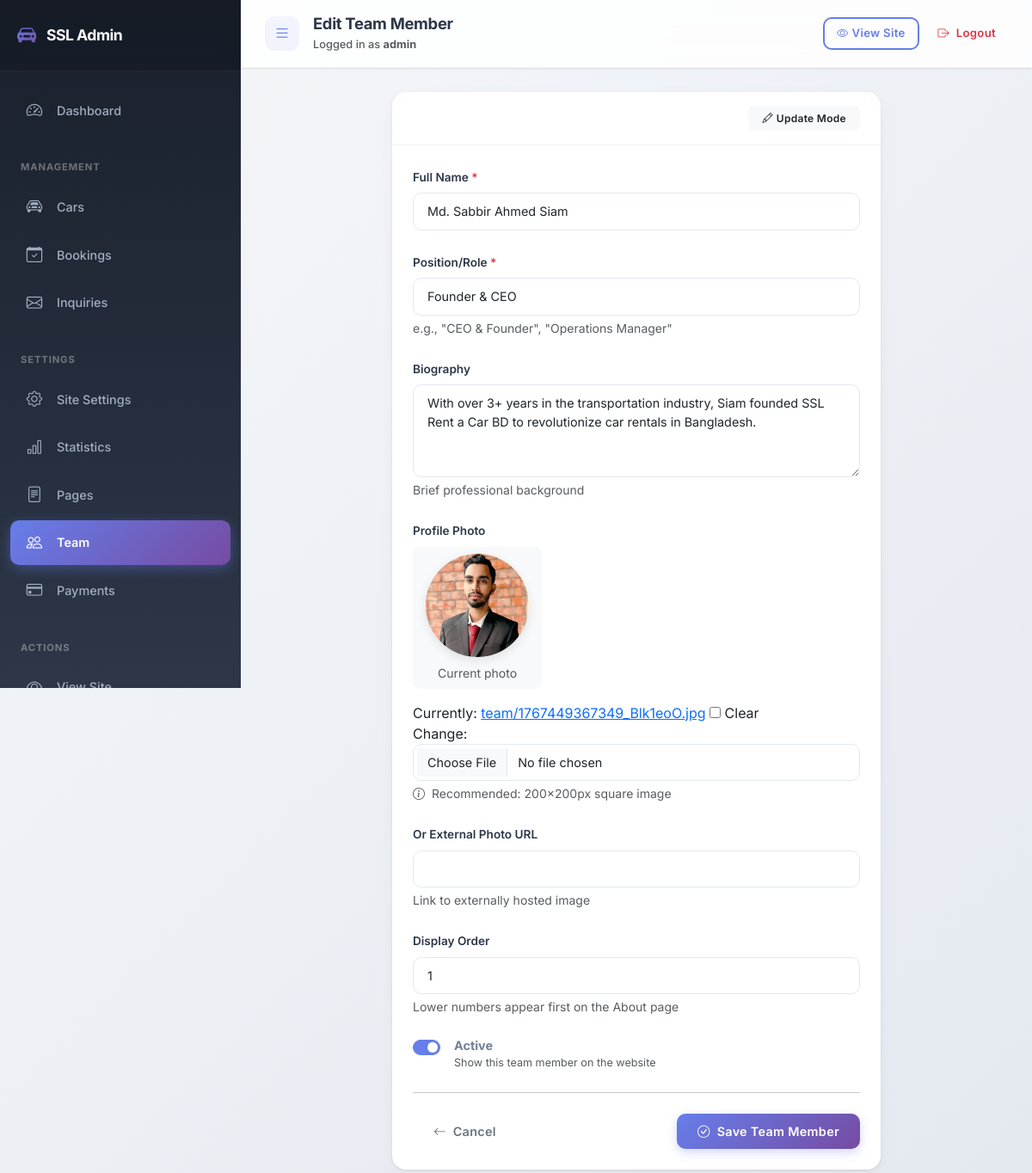
The app's page /dashboard/team/1/edit/ (signed in) with its own data.
### pages/models.py (models this page shows, shortened)
class TeamMember(models.Model):
    name = models.CharField(max_length=100)
    position = models.CharField(max_length=100)
    bio = models.TextField(blank=True)
    image = models.ImageField(upload_to='team/', blank=True, null=True)
    image_url = models.URLField(blank=True, null=True)
    order = models.PositiveIntegerField(default=0)
    is_active = models.BooleanField(default=True)
    class Meta:
        ordering = ['order']
        verbose_name = 'Team Member'
        verbose_name_plural = 'Team Members'

### admin_panel/views.py (the view)
# urls.py: path('team/<int:member_id>/edit/', views.team_member_edit, name='team_edit'),
@login_required
def team_member_edit(request, member_id):
    member = get_object_or_404(TeamMember, id=member_id)
    if request.method == 'POST':
        form = TeamMemberForm(request.POST, request.FILES, instance=member)
        if form.is_valid():
            form.save()
            messages.success(request, 'Team member updated successfully.')
            return redirect('admin_panel:team_list')
    else:
        form = TeamMemberForm(instance=member)
    context = {
        'form': form,
        'member': member,
        'title': 'Edit Team Member',
        'action': 'Update',
    }
    return render(request, 'admin_panel/team/form.html', context)

### admin_panel/forms.py
class TeamMemberForm(forms.ModelForm):
    class Meta:
        model = TeamMember
        fields = '__all__'
        widgets = {
            'name': forms.TextInput(attrs={'class': 'form-control'}),
            'position': forms.TextInput(attrs={'class': 'form-control'}),
            'bio': forms.Textarea(attrs={'class': 'form-control', 'rows': 4}),
            'image': forms.ClearableFileInput(attrs={'class': 'form-control'}),
            'image_url': forms.URLInput(attrs={'class': 'form-control'}),
            'order': forms.NumberInput(attrs={'class': 'form-control'}),
            'is_active': forms.CheckboxInput(attrs={'class': 'form-check-input'}),
        }

### pages/context_processors.py (called while the page is built)
def site_settings(request):
    settings = SiteSetting.objects.first()
    statistics = Statistic.objects.filter(is_active=True).order_by('order')
    payment_methods = PaymentMethod.objects.filter(is_active=True).order_by('order')
    return {
        'site_settings': settings,
        'site_statistics': statistics,
        'payment_methods': payment_methods,
    }

### admin_panel/templates/admin_panel/team/form.html (shortened to what this page needs)
{% extends 'admin_panel/base.html' %}
{% load static %}
{% block content %}
<div class="row g-4">
    <div class="col-lg-8 mx-auto">
        <div class="card border-0 shadow-sm">
            <div class="card-header bg-gradient text-white py-3" style="background: linear-gradient(135deg, #13B497 0%, #15D38D 100%);">
                <div class="d-flex justify-content-between align-items-center">
                    <h5 class="mb-0 fw-bold">
                        <i class="bi bi-person-plus me-2"></i>{{ action }} Team Member
                    </h5>
                    <span class="badge bg-light text-dark px-3 py-2">
                        <i class="bi bi-pencil me-1"></i>{{ action }} Mode
                    </span>
                </div>
            </div>
            <div class="card-body p-4">
                <form method="post" enctype="multipart/form-data" novalidate>
                    <div class="mb-4">
                        <label for="id_name" class="form-label fw-semibold">Full Name <span class="text-danger">*</span></label>
                        {{ form.name }}
                    </div>
                    <div class="mb-4">
                        <label for="id_position" class="form-label fw-semibold">Position/Role <span class="text-danger">*</span></label>
                        {{ form.position }}
                        <small class="text-muted d-block mt-1">e.g., "CEO & Founder", "Operations Manager"</small>
                    </div>
                    <div class="mb-4">
                        <label for="id_bio" class="form-label fw-semibold">Biography</label>
                        {{ form.bio }}
                        <small class="text-muted d-block mt-1">Brief professional background</small>
                    </div>
                    <div class="mb-4">
                        <label class="form-label fw-semibold">Profile Photo</label>
                        {% if member and member.image %}
                            <div class="mb-3 p-2 bg-light rounded-3 text-center" style="max-width: 150px;">
                                <img src="{{ member.image.url }}" alt="{{ member.name }}" class="img-fluid rounded-circle" style="width: 120px; height: 120px; object-fit: cover; box-shadow: 0 4px 12px rgba(0,0,0,0.1);">
                                <p class="small text-muted mt-2 mb-0">Current photo</p>
                            </div>
                        {% endif %}
                        {{ form.image }}
                        <small class="text-muted d-block mt-1">
                            <i class="bi bi-info-circle me-1"></i> Recommended: 200x200px square image
                        </small>
                    </div>
                    <div class="mb-4">
                        <label for="id_image_url" class="form-label fw-semibold">Or External Photo URL</label>
                        {{ form.image_url }}
                        <small class="text-muted d-block mt-1">Link to externally hosted image</small>
                    </div>
                    <div class="mb-4">
                        <label for="id_order" class="form-label fw-semibold">Display Order</label>
                        {{ form.order }}
                        <small class="text-muted d-block mt-1">Lower numbers appear first on the About page</small>
                    </div>
                    <div class="mb-4">
                        <div class="form-check form-switch">
                            {{ form.is_active }}
                            <label class="form-check-label ms-2" for="id_is_active">
                                <strong>Active</strong>
                                <small class="d-block text-muted">Show this team member on the website</small>
                            </label>
                        </div>
                    </div>
                    <hr class="my-4">
                    <div class="d-flex justify-content-between">
                        <a href="{% url 'admin_panel:team_list' %}" class="btn btn-outline-secondary px-4">
                            <i class="bi bi-arrow-left me-2"></i>Cancel
                        </a>
                        <button type="submit" class="btn btn-primary px-4">
                            <i class="bi bi-check-circle me-2"></i>Save Team Member
                        </button>
                    </div>
                </form>
            </div>
        </div>
    </div>
</div>
{% endblock %}

### admin_panel/templates/admin_panel/base.html (shortened to what this page needs)
{% load static custom_filters %}
<!DOCTYPE html>
<html lang="en">
<head>
    <link href="https://cdn.jsdelivr.net/npm/bootstrap@5.3.2/dist/css/bootstrap.min.css" rel="stylesheet">
    <link href="https://cdn.jsdelivr.net/npm/bootstrap-icons@1.11.1/font/bootstrap-icons.css" rel="stylesheet">
    <link rel="stylesheet" href="{% static 'css/admin.css' %}">
</head>
<body>
    <div class="admin-wrapper">
        <nav id="sidebar" class="sidebar">
            <div class="sidebar-header">
                <a href="{% url 'pages:home' %}" class="navbar-brand" target="_blank" title="View Website">
                    <i class="bi bi-car-front-fill"></i>
                    <span>SSL Admin</span>
                </a>
            </div>
            <ul class="sidebar-nav">
                <li class="sidebar-item">
                    <a href="{% url 'admin_panel:dashboard' %}" class="sidebar-link {% if request.resolver_match.url_name == 'dashboard' %}active{% endif %}" data-bs-toggle="tooltip" title="Dashboard">
                        <i class="bi bi-speedometer2"></i>
                        <span>Dashboard</span>
                    </a>
                </li>
                <li class="sidebar-heading">Management</li>
                <li class="sidebar-item">
                    <a href="{% url 'admin_panel:car_list' %}" class="sidebar-link {% if 'car' in request.resolver_match.url_name %}active{% endif %}" data-bs-toggle="tooltip" title="Manage Cars">
                        <i class="bi bi-car-front"></i>
                        <span>Cars</span>
                    </a>
                </li>
                <li class="sidebar-item">
                    <a href="{% url 'admin_panel:booking_list' %}" class="sidebar-link {% if 'booking' in request.resolver_match.url_name %}active{% endif %}" data-bs-toggle="tooltip" title="Bookings">
                        <i class="bi bi-calendar-check"></i>
                        <span>Bookings</span>
                    </a>
                </li>
                <li class="sidebar-item">
                    <a href="{% url 'admin_panel:inquiry_list' %}" class="sidebar-link {% if 'inquiry' in request.resolver_match.url_name %}active{% endif %}" data-bs-toggle="tooltip" title="Contact Inquiries">
                        <i class="bi bi-envelope"></i>
                        <span>Inquiries</span>
                    </a>
                </li>
                <li class="sidebar-heading">Settings</li>
                <li class="sidebar-item">
                    <a href="{% url 'admin_panel:site_settings' %}" class="sidebar-link {% if request.resolver_match.url_name == 'site_settings' %}active{% endif %}" data-bs-toggle="tooltip" title="Site Configuration">
                        <i class="bi bi-gear"></i>
                        <span>Site Settings</span>
                    </a>
                </li>
                <li class="sidebar-item">
                    <a href="{% url 'admin_panel:statistic_list' %}" class="sidebar-link {% if 'statistic' in request.resolver_match.url_name %}active{% endif %}" data-bs-toggle="tooltip" title="Homepage Statistics">
                        <i class="bi bi-bar-chart"></i>
                        <span>Statistics</span>
                    </a>
                </li>
                <li class="sidebar-item">
                    <a href="{% url 'admin_panel:page_list' %}" class="sidebar-link {% if 'page' in request.resolver_match.url_name %}active{% endif %}" data-bs-toggle="tooltip" title="Page Contents">
                        <i class="bi bi-file-text"></i>
                        <span>Pages</span>
                    </a>
                </li>
                <li class="sidebar-item">
                    <a href="{% url 'admin_panel:team_list' %}" class="sidebar-link {% if 'team' in request.resolver_match.url_name %}active{% endif %}" data-bs-toggle="tooltip" title="Team Members">
                        <i class="bi bi-people"></i>
                        <span>Team</span>
                    </a>
                </li>
                <li class="sidebar-item">
                    <a href="{% url 'admin_panel:payment_list' %}" class="sidebar-link {% if 'payment' in request.resolver_match.url_name %}active{% endif %}" data-bs-toggle="tooltip" title="Payment Methods">
                        <i class="bi bi-credit-card"></i>
                        <span>Payments</span>
                    </a>
                </li>
                <li class="sidebar-heading">Actions</li>
                <li class="sidebar-item">
                    <a href="{% url 'pages:home' %}" class="sidebar-link" target="_blank" data-bs-toggle="tooltip" title="Open Website in New Tab">
                        <i class="bi bi-eye"></i>
                        <span>View Site</span>
                    </a>
                </li>
            </ul>
        </nav>
        <main class="main-content">
            <header class="top-navbar">
                <div class="d-flex align-items-center">
                    <button id="sidebarToggle" class="sidebar-toggle-btn" data-bs-toggle="tooltip" title="Toggle Sidebar">
                        <i class="bi bi-list"></i>
                    </button>
                    <div class="ms-3">
                        <h5 class="mb-0">{% block page_title %}{{ title }}{% endblock %}</h5>
                        <small class="text-muted">Logged in as <strong>{{ request.user.username }}</strong></small>
                    </div>
                </div>
                <div class="d-flex align-items-center gap-2">
                    <a href="{% url 'pages:home' %}" class="btn btn-outline-primary btn-sm d-none d-md-inline-flex" target="_blank" data-bs-toggle="tooltip" title="View Website">
                        <i class="bi bi-eye me-1"></i> <span class="d-none d-lg-inline">View Site</span>
                    </a>
                    <a href="{% url 'admin_panel:logout' %}" class="btn btn-outline-danger btn-sm" data-bs-toggle="tooltip" title="Logout">
                        <i class="bi bi-box-arrow-right me-1"></i> <span class="d-none d-lg-inline">Logout</span>
                    </a>
                </div>
            </header>
            <div class="content-wrapper">
                {% block content %}{% endblock %}
            </div>
        </main>
    </div>
</body>
</html>

### admin_panel/templates/admin_panel/base.html (style rules this page uses)
.sidebar { will-change: transform, width; backface-visibility: hidden; }

### records on screen
TeamMember: name "Md. Sabbir Ahmed Siam", position "Founder & CEO", bio "With over 3+ years in the transportation industry, Siam founded SSL Rent a Car BD to revolutionize car rentals in Bangladesh.", image (picture), order "1", is_active "☑"

### other values on screen
{{ title }} "Edit Team Member"
{{ request.user.username }} "admin"
{{ action }} "Update"
